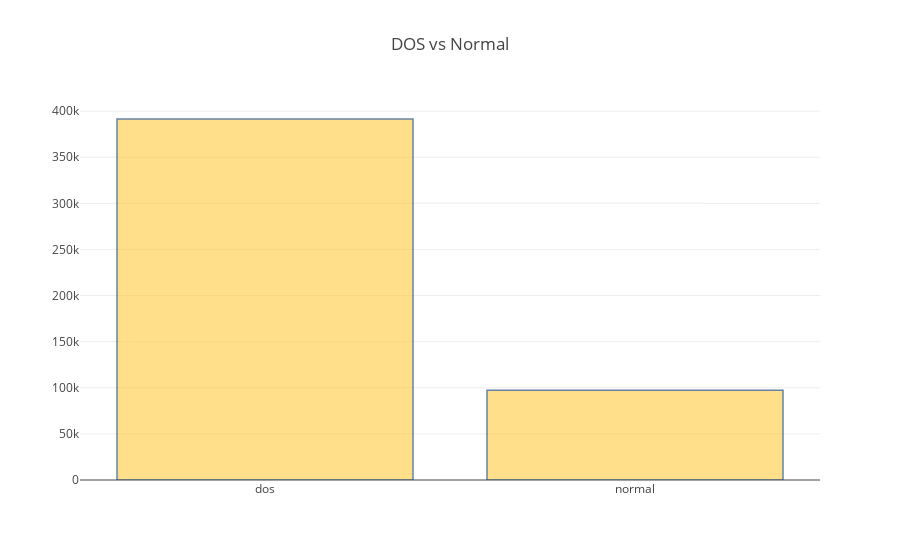

Notebook source saved alongside this figure:
### Code cell
dfAnalysis = df.copy()
dfGroup = dfAnalysis.groupby("cat_attack").count()

trace0 = go.Bar(
    y = dfGroup.duration.sort_values(ascending=False),
    x= dfGroup.duration.sort_values(ascending=False).index,
    #text = dfGroup.duration,
    textposition = 'auto',
    marker=dict(
        color='rgb(256,202,59)',
        line=dict(
            color='rgb(2,48,107)',
            width=1.5,
        )
    ),
    opacity=0.6
)

data = [trace0]
layout = go.Layout(
    title='DOS vs Normal',
)

fig = go.Figure(data=data, layout=layout)
py.iplot(fig, filename='dos_vs_normal')

### Figure 1 — Plotly figure (JSON) as saved in the notebook; plotly's stock layout.template omitted (floating-point values rounded to 4 significant figures)
{"data": [{"marker": {"color": "rgb(256,202,59)", "line": {"color": "rgb(2,48,107)", "width": 1.5}}, "opacity": 0.6, "textposition": "auto", "type": "bar", "uid": "b34b7031-3062-4290-8809-0c1c8a71e006", "x": ["dos", "normal"], "y": [391458, 97278]}], "layout": {"title": "DOS vs Normal"}}
